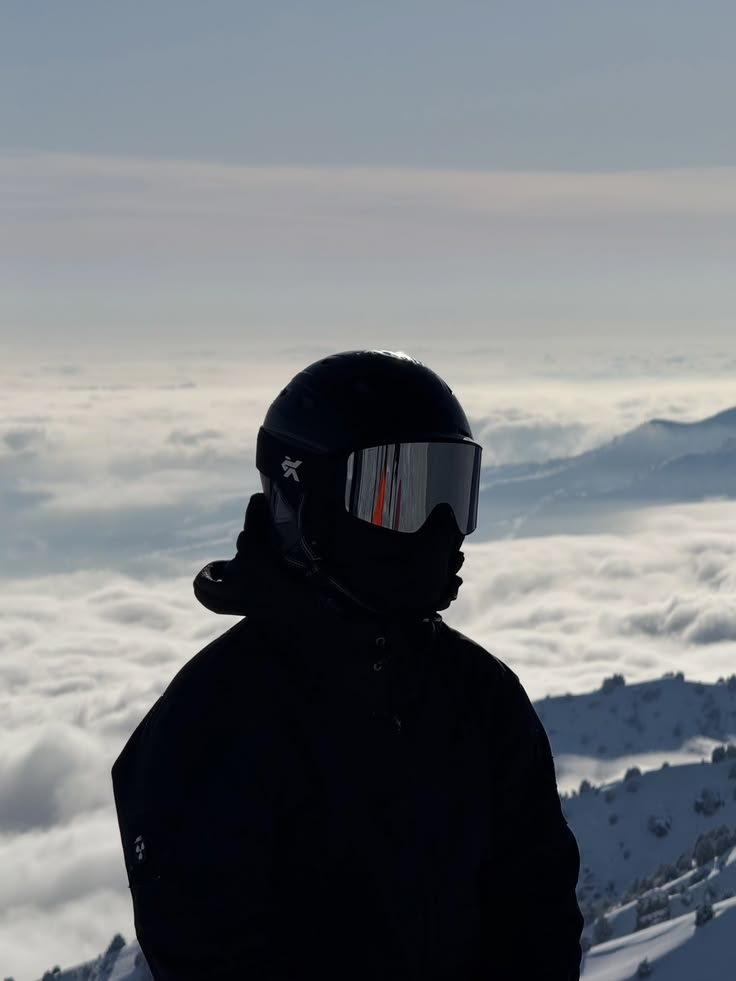
#> input picture TP1_OPEN_CV_2602/Ressources/Total black.jpg, 736 x 981 px
$ python 'Convertir une image en niveau de gris .py'
#> lines starting #> are read from the running program, lines starting #| are printed output that depends on the picture
import cv2
img = cv2.imread('Ressources/Total black.jpg')
#> img is the input picture: shape (981, 736, 3); mean B, G, R 122.4, 118.3, 114.3
gris = cv2.cvtColor(img, cv2.COLOR_BGR2GRAY)
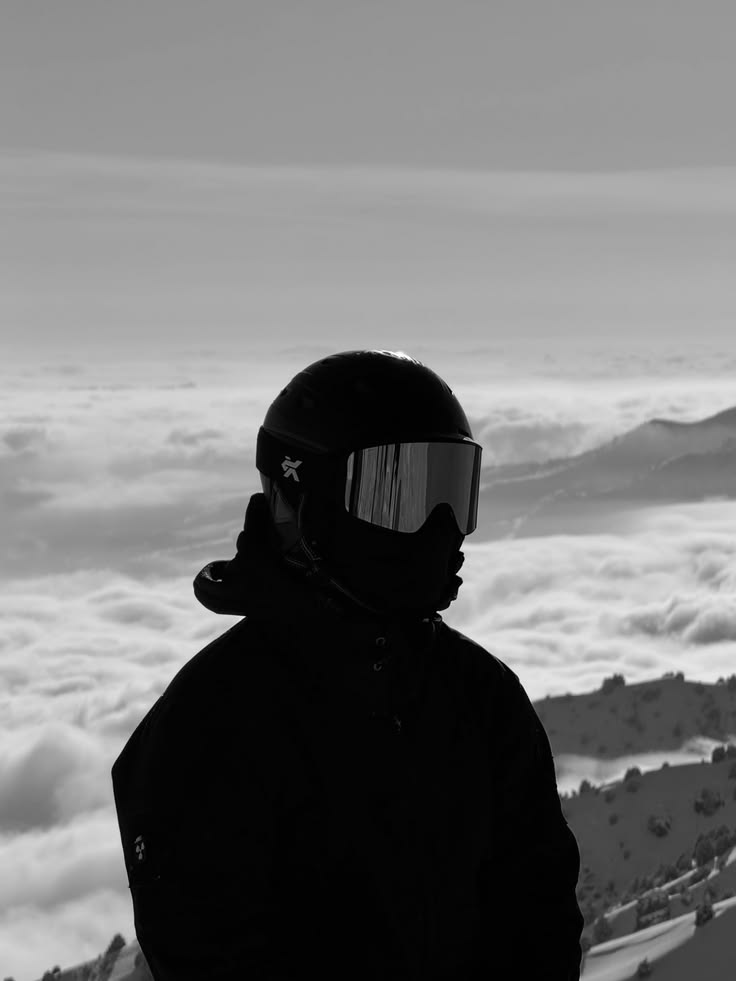
#> gris: shape (981, 736); min 0, max 255, mean 117.5
cv2.imshow("Image couleur", img)
cv2.imshow("Image niveaux de gris", gris)
cv2.imwrite('Ressources/image1_gris.jpg',gris)
cv2.waitKey(0)
cv2.destroyAllWindows()
